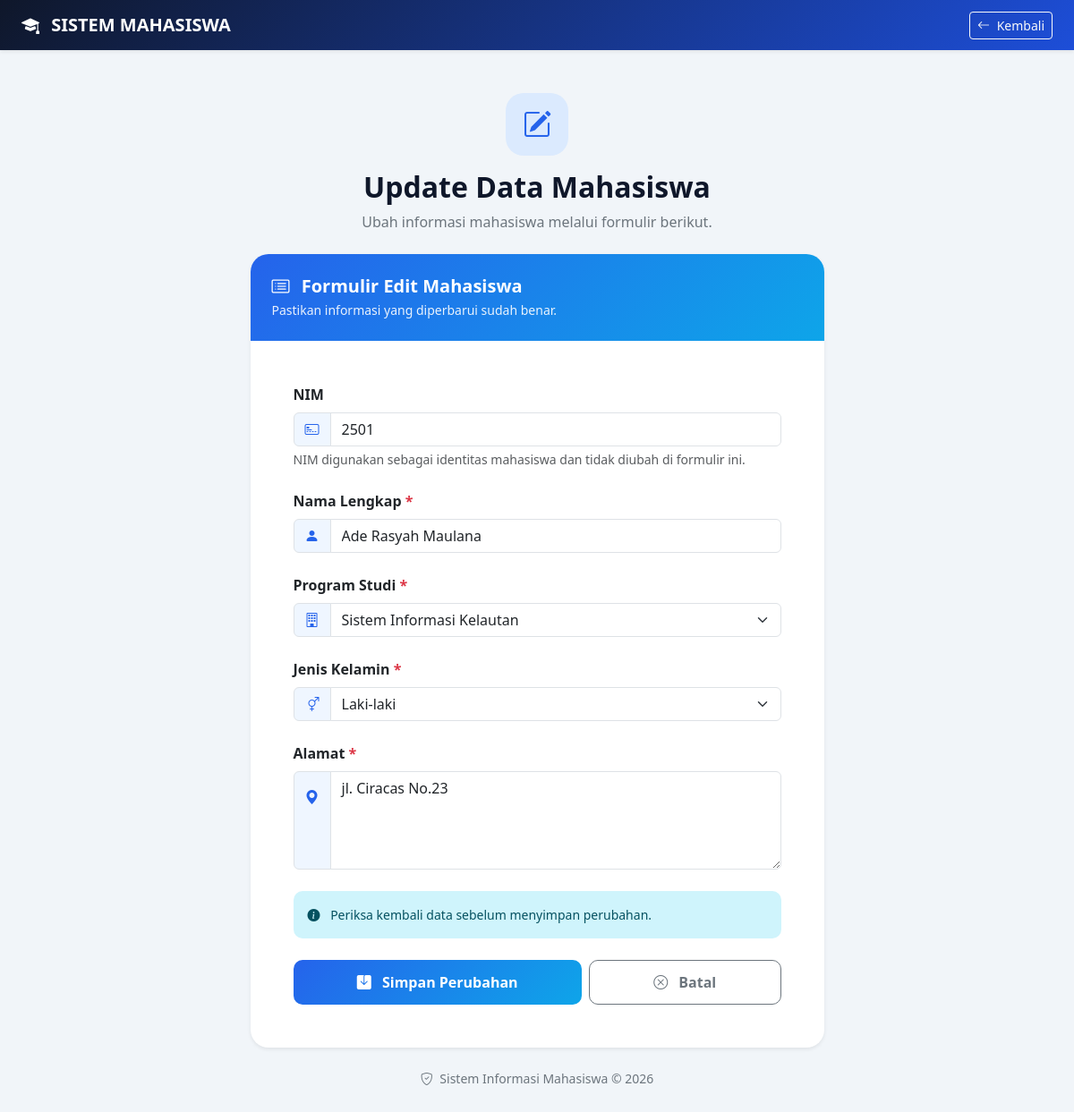
The page /update.php?nim=2501 on the database its author committed.
### tables this page shows
create table mahasiswa(
    nim INT not null primary key,
    nama varchar(50) not null,
    id_prodi int not null,
    jenis_kelamin int not null,
    alamat TEXT not null, 
    constraint fk_mahasiswa_prodi foreign key (id_prodi) references prodi (id_prodi)
);

create table prodi(
    id_prodi int not null primary key,
    nama_prodi varchar(100) not null,
    ketua_prodi varchar(100) not null
);

### update.php (the view, shortened to what this page needs)
<?php
include('koneksi.php');
$nim = $_GET['nim'];
$stmt = mysqli_prepare(
    $koneksi,
    "SELECT nim, nama, id_prodi, jenis_kelamin, alamat
     FROM mahasiswa
     WHERE nim = ?"
);
mysqli_stmt_bind_param($stmt, "s", $nim);
mysqli_stmt_execute($stmt);
$result = mysqli_stmt_get_result($stmt);
$data = mysqli_fetch_assoc($result);
$query_prodi = mysqli_query(
    $koneksi,
    "SELECT id_prodi, nama_prodi FROM prodi"
);
?>
<!DOCTYPE html>
<html lang="id">
<head>
    <link href="https://cdn.jsdelivr.net/npm/bootstrap@5.3.3/dist/css/bootstrap.min.css"
          rel="stylesheet">
    <link rel="stylesheet"
          href="https://cdn.jsdelivr.net/npm/bootstrap-icons@1.11.3/font/bootstrap-icons.min.css">
</head>
<body style="margin:0; min-height:100vh; background:#f1f5f9; font-family:'Segoe UI',sans-serif;">
    <nav class="navbar navbar-dark shadow-sm"
         style="background:linear-gradient(135deg,#0f172a,#1d4ed8);">
        <div class="container-fluid px-4">
            <a href="main.php" class="navbar-brand fw-bold">
                <i class="bi bi-mortarboard-fill me-2"></i>
                SISTEM MAHASISWA
            </a>
            <a href="main.php" class="btn btn-outline-light btn-sm">
                <i class="bi bi-arrow-left me-1"></i>
                Kembali
            </a>
        </div>
    </nav>
    <div class="container py-5">
        <div class="row justify-content-center">
            <div class="col-12 col-lg-8 col-xl-7">
                <div class="mb-4 text-center">
                    <div class="d-flex align-items-center justify-content-center mx-auto mb-3"
                         style="width:70px; height:70px; border-radius:20px; background:#dbeafe; color:#2563eb; font-size:32px;">
                        <i class="bi bi-pencil-square"></i>
                    </div>
                    <h2 class="fw-bold mb-2" style="color:#0f172a;">
                        Update Data Mahasiswa
                    </h2>
                    <p class="text-secondary mb-0">
                        Ubah informasi mahasiswa melalui formulir berikut.
                    </p>
                </div>
                <div class="card border-0 shadow-sm"
                     style="border-radius:20px; overflow:hidden;">
                    <div class="card-header border-0 p-4"
                         style="background:linear-gradient(135deg,#2563eb,#0ea5e9); color:white;">
                        <h5 class="fw-bold mb-1">
                            <i class="bi bi-card-list me-2"></i>
                            Formulir Edit Mahasiswa
                        </h5>
                        <p class="mb-0 small" style="opacity:0.9;">
                            Pastikan informasi yang diperbarui sudah benar.
                        </p>
                    </div>
                    <div class="card-body p-4 p-md-5">
                        <form action="proses_update.php" method="post">
                            <div class="mb-4">
                                <label class="form-label fw-semibold">
                                    NIM
                                </label>
                                <div class="input-group">
                                    <span class="input-group-text"
                                          style="background:#eff6ff; color:#2563eb;">
                                        <i class="bi bi-credit-card-2-front"></i>
                                    </span>
                                    <input
                                        type="text"
                                        class="form-control"
                                        value="<?= htmlspecialchars($data['nim']) ?>"
                                        readonly>
                                </div>
                                <div class="form-text">
                                    NIM digunakan sebagai identitas mahasiswa dan tidak diubah di formulir ini.
                                </div>
                            </div>
                            <div class="mb-4">
                                <label for="nama" class="form-label fw-semibold">
                                    Nama Lengkap <span class="text-danger">*</span>
                                </label>
                                <div class="input-group">
                                    <span class="input-group-text"
                                          style="background:#eff6ff; color:#2563eb;">
                                        <i class="bi bi-person-fill"></i>
                                    </span>
                                    <input
                                        type="text"
                                        class="form-control"
                                        id="nama"
                                        name="nama"
                                        value="<?= htmlspecialchars($data['nama']) ?>"
                                        placeholder="Masukkan nama lengkap"
                                        required>
                                </div>
                            </div>
                            <div class="mb-4">
                                <label for="id_prodi" class="form-label fw-semibold">
                                    Program Studi <span class="text-danger">*</span>
                                </label>
                                <div class="input-group">
                                    <span class="input-group-text"
                                          style="background:#eff6ff; color:#2563eb;">
                                        <i class="bi bi-building"></i>
                                    </span>
                                    <select
                                        name="id_prodi"
                                        id="id_prodi"
                                        class="form-select"
                                        required>
                                        <?php while ($p = mysqli_fetch_assoc($query_prodi)) { ?>
                                            <option
                                                value="<?= htmlspecialchars($p['id_prodi']) ?>"
                                                <?= (string)$data['id_prodi'] === (string)$p['id_prodi'] ? 'selected' : '' ?>>
                                                <?= htmlspecialchars($p['nama_prodi']) ?>
                                            </option>
                                        <?php } ?>
                                    </select>
                                </div>
                            </div>
                            <div class="mb-4">
                                <label for="jenis_kelamin" class="form-label fw-semibold">
                                    Jenis Kelamin <span class="text-danger">*</span>
                                </label>
                                <div class="input-group">
                                    <span class="input-group-text"
                                          style="background:#eff6ff; color:#2563eb;">
                                        <i class="bi bi-gender-ambiguous"></i>
                                    </span>
                                    <select
                                        name="jenis_kelamin"
                                        id="jenis_kelamin"
                                        class="form-select"
                                        required>
                                        <option value="1"
                                            <?= (string)$data['jenis_kelamin'] === '1' ? 'selected' : '' ?>>
                                            Laki-laki
                                        </option>
                                    </select>
                                </div>
                            </div>
                            <div class="mb-4">
                                <label for="alamat" class="form-label fw-semibold">
                                    Alamat <span class="text-danger">*</span>
                                </label>
                                <div class="input-group">
                                    <span class="input-group-text align-items-start pt-3"
                                          style="background:#eff6ff; color:#2563eb;">
                                        <i class="bi bi-geo-alt-fill"></i>
                                    </span>
                                    <textarea
                                        name="alamat"
                                        id="alamat"
                                        class="form-control"
                                        rows="4"
                                        placeholder="Masukkan alamat lengkap mahasiswa"
                                        required><?= htmlspecialchars($data['alamat']) ?></textarea>
                                </div>
                            </div>
                            <div class="alert alert-info border-0 small"
                                 style="border-radius:10px;">
                                <i class="bi bi-info-circle-fill me-2"></i>
                                Periksa kembali data sebelum menyimpan perubahan.
                            </div>
                            <div class="d-flex flex-column flex-sm-row gap-2 mt-4">
                                <button
                                    type="submit"
                                    class="btn btn-primary flex-fill fw-semibold"
                                    style="padding:12px; border:0; border-radius:10px; background:linear-gradient(135deg,#2563eb,#0ea5e9);">
                                    <i class="bi bi-save-fill me-2"></i>
                                    Simpan Perubahan
                                </button>
                                <a
                                    href="main.php"
                                    class="btn btn-outline-secondary flex-fill fw-semibold text-center"
                                    style="padding:12px; border-radius:10px;">
                                    <i class="bi bi-x-circle me-2"></i>
                                    Batal
                                </a>
                            </div>
                        </form>
                    </div>
                </div>
                <div class="text-center mt-4">
                    <p class="text-secondary small">
                        <i class="bi bi-shield-check me-1"></i>
                        Sistem Informasi Mahasiswa &copy; <?= date('Y') ?>
                    </p>
                </div>
            </div>
        </div>
    </div>
</body>
</html>

### rows shown on the page
mahasiswa: nim "2501", nama "Ade Rasyah Maulana", id_prodi "Sistem Informasi Kelautan", jenis_kelamin "Laki-laki", alamat "jl. Ciracas No.23"
